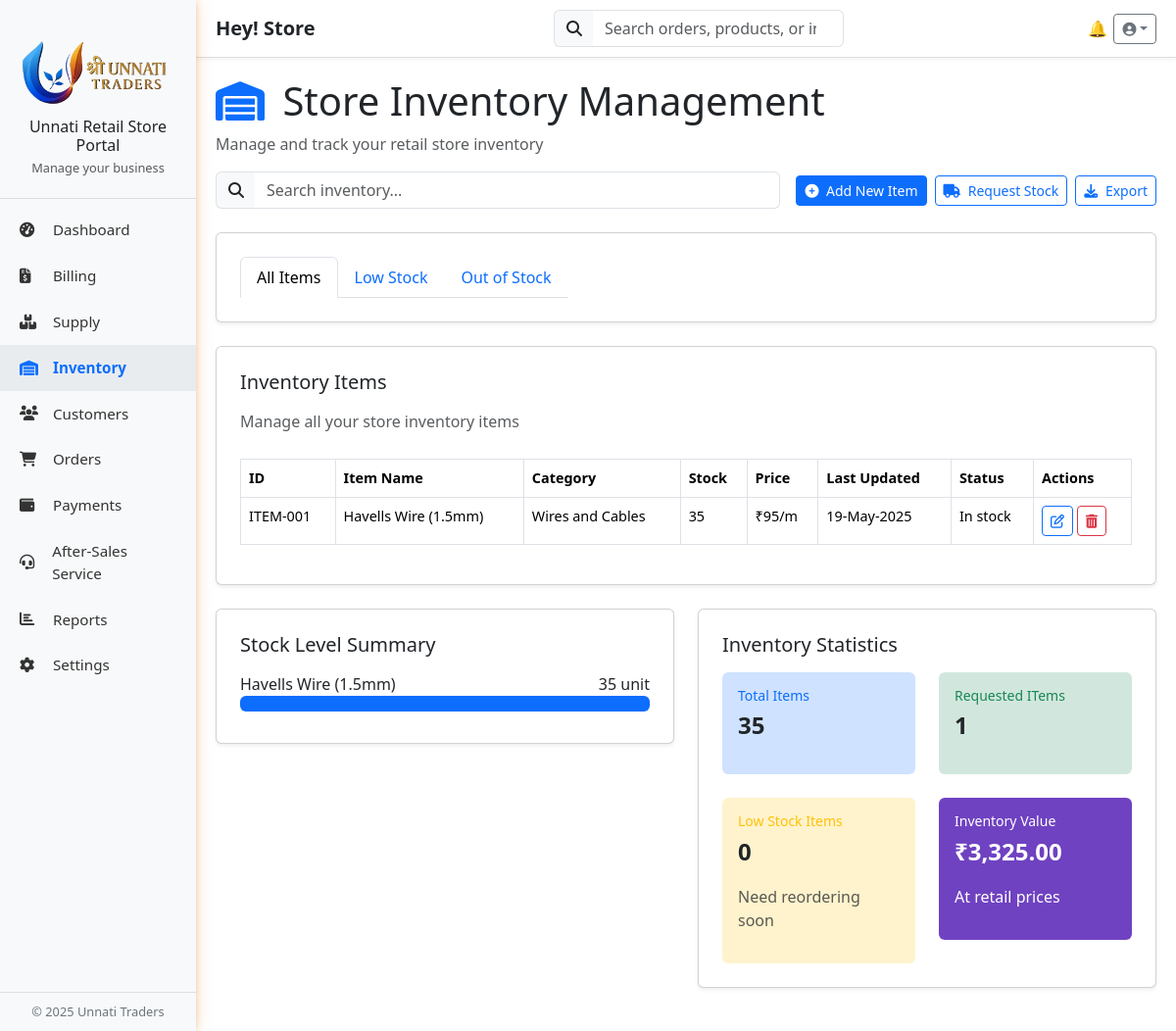
The app's page /Dashboard/Retail_Store/store_dashboard.php?page=inventory (signed in) with its own data.
### tables this page shows
CREATE TABLE `retail_invetory` (
  `Id` varchar(20) NOT NULL,
  `item_name` varchar(50) NOT NULL,
  `category` varchar(50) NOT NULL,
  `stock` int(10) NOT NULL,
  `unit` varchar(10) NOT NULL,
  `price` decimal(10,2) NOT NULL,
  `reorder_point` int(10) NOT NULL,
  `last_updated` date NOT NULL,
  `status` enum('In stock','Low stock','Out of stock') NOT NULL,
  `inventory_of` varchar(50) NOT NULL
);

### Dashboard/Retail_Store/inventory.php (the view, shortened to what this page needs)
<?php
include '../../_conn.php';
$user_name = $_SESSION['user_name'];
$tab = isset($_GET['tab']) && in_array($_GET['tab'], ['all', 'low', 'out']) ? $_GET['tab'] : 'all';
?>
<div class="main-content">
    <h1><i class="fas fa-warehouse text-primary me-2"></i> Store Inventory Management</h1>
    <p class="text-muted">Manage and track your retail store inventory</p>
    <div class="d-flex flex-column flex-md-row gap-3 align-items-md-center justify-content-between mb-4">
        <div class="flex-grow-1">
            <div class="input-group">
                <span class="input-group-text bg-light border-end-0"><i class="fas fa-search"></i></span>
                <input type="text" id="searchInput" class="form-control border-start-0"
                    placeholder="Search inventory...">
            </div>
        </div>
        <div class="d-flex flex-wrap gap-2">
            <button type="submit" class="btn btn-primary btn-sm" data-bs-toggle="modal" data-bs-target="#addItem">
                <i class="fas fa-plus-circle me-1"></i> Add New Item
            </button>
            <button type="submit" class="btn btn-outline-primary btn-sm" data-bs-toggle="modal"
                data-bs-target="#requestStock">
                <i class="fas fa-truck me-1"></i> Request Stock
            </button>
            <button type="submit" class="btn btn-outline-primary btn-sm" onclick="exportTableToCSV()" >
                <i class="fas fa-download me-1"></i> Export
            </button>
        </div>
    </div>
    <div class="card card-border shadow-sm mb-4">
        <div class="card-body p-4">
            <div class="d-flex flex-column flex-md-row justify-content-between align-items-md-center">
                <ul class="nav nav-tabs mb-3 mb-md-0">
                    <li class="nav-item">
                        <a href="?page=inventory&tab=all"
                            class="nav-link <?php echo $tab === 'all' ? 'active' : ''; ?>">All Items</a>
                    </li>
                    <li class="nav-item">
                        <a href="?page=inventory&tab=low"
                            class="nav-link <?php echo $tab === 'low' ? 'active' : ''; ?>">Low Stock</a>
                    </li>
                    <li class="nav-item">
                        <a href="?page=inventory&tab=out"
                            class="nav-link <?php echo $tab === 'out' ? 'active' : ''; ?>">Out of Stock</a>
                    </li>
                </ul>
            </div>
        </div>
    </div>
    <?php if ($tab === 'all'): ?>
        <div class="card card-border shadow-sm mb-4">
            <div class="card-body p-4">
                <h5 class="mb-3">Inventory Items</h5>
                <p class="text-muted mb-3">Manage all your store inventory items</p>
                <div class="table-responsive">
                    <table class="table table-bordered table-hover" id="supplyTable">
                        <thead>
                            <tr>
                                <th>ID</th>
                                <th>Item Name</th>
                                <th>Category</th>
                                <th>Stock</th>
                                <th>Price</th>
                                <th>Last Updated</th>
                                <th>Status</th>
                                <th>Actions</th>
                            </tr>
                        </thead>
                        <tbody>
                            <?php
                            $result = $conn->query("SELECT * FROM retail_invetory WHERE inventory_of = '$user_name' ORDER BY Id DESC");
                            if ($result->num_rows > 0) {
                                while ($row = $result->fetch_assoc()) {
                                    echo "<tr>";
                                    echo "<td>" . htmlspecialchars($row['Id']) . "</td>";
                                    echo "<td>" . htmlspecialchars($row['item_name']) . "</td>";
                                    echo "<td>" . htmlspecialchars($row['category']) . "</td>";
                                    echo "<td>" . htmlspecialchars($row['stock']) . "</td>";
                                    echo "<td>₹" . number_format($row['price']) . "/" . htmlspecialchars($row['unit']) . "</td>";
                                    echo "<td>" . date('d-M-Y', strtotime($row['last_updated'])) . "</td>";
                                    echo "<td>" . htmlspecialchars($row['status']) . "</td>";
                                    echo '<td>
                                            <div>
                                                <button class="btn btn-outline-primary btn-sm"
                                                        data-bs-toggle="modal"
                                                        data-bs-target="#editPriceModal"
                                                        data-id="' . $row['Id'] . '"
                                                        data-name="' . htmlspecialchars($row['item_name']) . '"
                                                        data-price="' . $row['price'] . '">
                                                    <i class="fa-regular fa-pen-to-square"></i>
                                                </button>
                                                <form method="POST" action="store_dashboard.php?page=inventory" style="display:inline;">
                                                    <input type="hidden" name="whatAction" value="deleteItem">
                                                    <input type="hidden" name="itemId" value="' . $row['Id'] . '">
                                                    <button type="submit" class="btn btn-outline-danger btn-sm" onclick="return confirm(\'Are you sure you want to delete this item?\')">
                                                        <i class="fa-solid fa-trash-can"></i>
                                                    </button>
                                                </form>
                                            </div>
                                        </td>';
                                    echo "</tr>";
                                }
                            } else {
                                echo "<tr><td colspan='8' class='text-center'>No transactions found</td></tr>";
                            }
                            ?>
                        </tbody>
                    </table>
                </div>
            </div>
        </div>
    <?php endif; ?>
    <div class="row row-cols-1 row-cols-lg-2 g-4 mb-4">
        <div class="col">
            <div class="card card-border shadow-sm">
                <div class="card-body p-4">
                    <h5 class="mb-3">Stock Level Summary</h5>
                    <div class="space-y-4">
                        <?php
                        $sql = "SELECT item_name, stock, reorder_point FROM retail_invetory WHERE inventory_of = ?";
                        $stmt = $conn->prepare($sql);
                        $stmt->bind_param("s", $user_name);
                        $stmt->execute();
                        $result = $stmt->get_result();
                        while ($row = $result->fetch_assoc()) {
                            $itemName = htmlspecialchars($row['item_name']);
                            $stock = (int) $row['stock'];
                            $reorderPoint = (int) $row['reorder_point'];
                            $maxStock = max($reorderPoint * 2, 1);
                            $percentage = min(100, ($stock / $maxStock) * 100);
                            ?>
                            <div class="mb-2">
                                <div class="d-flex justify-content-between">
                                    <span class="stock-label"><?= $itemName ?></span>
                                    <span class="stock-count"><?= $stock ?> unit</span>
                                </div>
                                <div class="progress bg-light">
                                    <div class="progress-bar bg-primary" style="width: <?= $percentage ?>%"></div>
                                </div>
                            </div>
                            <?php
                        }
                        ?>
                    </div>
                </div>
            </div>
        </div>
        <?php
        $sqlTotalItems = "SELECT SUM(stock) AS total FROM retail_invetory WHERE inventory_of = ?";
        $stmt1 = $conn->prepare($sqlTotalItems);
        $stmt1->bind_param("s", $user_name);
        $stmt1->execute();
        $result1 = $stmt1->get_result()->fetch_assoc();
        $totalItems = $result1['total'];
        $sqlLowStock = "SELECT COUNT(*) AS lowStock FROM retail_invetory WHERE inventory_of = ? AND stock <= reorder_point";
        $stmt2 = $conn->prepare($sqlLowStock);
        $stmt2->bind_param("s", $user_name);
        $stmt2->execute();
        $result2 = $stmt2->get_result()->fetch_assoc();
        $lowStockItems = $result2['lowStock'];
        $sqlTransit = "SELECT COUNT(*) AS transit FROM retail_store_stock_request WHERE requested_by = ? AND status = 'Ordered'";
        $stmt3 = $conn->prepare($sqlTransit);
        $stmt3->bind_param("s", $user_name);
        $stmt3->execute();
        $result3 = $stmt3->get_result()->fetch_assoc();
        $itemsInTransit = $result3['transit'];
        $sqlValue = "SELECT SUM(stock * price) AS totalValue FROM retail_invetory WHERE inventory_of = ?";
        $stmt4 = $conn->prepare($sqlValue);
        $stmt4->bind_param("s", $user_name);
        $stmt4->execute();
        $result4 = $stmt4->get_result()->fetch_assoc();
        $inventoryValue = number_format($result4['totalValue'], 2);
        $inventory_stats = [
            'totalItems' => $totalItems,
            'lowStockItems' => $lowStockItems,
            'itemsInTransit' => $itemsInTransit,
            'inventoryValue' => '₹' . $inventoryValue,
        ];
        ?>
        <div class="col">
            <div class="card card-border shadow-sm">
                <div class="card-body p-4">
                    <h5 class="mb-3">Inventory Statistics</h5>
                    <div class="row row-cols-1 row-cols-md-2 g-4">
                        <div class="col">
                            <div class="bg-primary-subtle p-3 rounded">
                                <h6 class="text-primary text-sm font-medium mb-1">Total Items</h6>
                                <p class="fs-4 font-bold">
                                    <?php echo htmlspecialchars($inventory_stats['totalItems']); ?>
                                </p>
                            </div>
                        </div>
                        <div class="col">
                            <div class="bg-success-subtle p-3 rounded">
                                <h6 class="text-success text-sm font-medium mb-1">Requested ITems</h6>
                                <p class="fs-4 font-bold">
                                    <?php echo htmlspecialchars($inventory_stats['itemsInTransit']); ?>
                                </p>
                            </div>
                        </div>
                        <div class="col">
                            <div class="bg-warning-subtle p-3 rounded">
                                <h6 class="text-warning text-sm font-medium mb-1">Low Stock Items</h6>
                                <p class="fs-4 font-bold">
                                    <?php echo htmlspecialchars($inventory_stats['lowStockItems']); ?>
                                </p>
                                <p class="text-xs text-muted mt-1">Need reordering soon</p>
                            </div>
                        </div>
                        <div class="col">
                            <div class="bg-purple-subtle p-3 rounded">
                                <h6 class="text-sm font-medium mb-1">Inventory Value</h6>
                                <p class="fs-4 font-bold">
                                    <?php echo htmlspecialchars($inventory_stats['inventoryValue']); ?>
                                </p>
                                <p class="text-xs mt-1">At retail prices</p>
                            </div>
                        </div>
                    </div>
                </div>
            </div>
        </div>
    </div>
</div>

### public/css/styles.css (style rules this page uses)
body { font-family: sans-serif; margin: 0; padding: 0; box-sizing: border-box; color: #333; background-color: #f8f9fa; overflow-x: hidden; }
.card-border { border-radius: 0.5rem; border-top: none; border-right: none; border-bottom: none; }
table { width: 100%; border-collapse: collapse; margin-top: 10px; }
th, td { padding: 10px; border: 1px solid #ddd; text-align: left; font-size: 0.9rem; }

### Dashboard/Retail_Store/inventory.php (style rules this page uses)
.text-sm { font-size: 0.875rem; }
.fs-4 { font-size: 1.5rem; }
.font-medium { font-weight: 500; }
.font-bold { font-weight: 700; }
.bg-purple-subtle { background-color: #6f42c1 !important; color: #fff; }

### records on screen
retail_invetory: Id "ITEM-001", item_name "Havells Wire (1.5mm)", category "Wires and Cables", stock "35", price "95", unit "m", last_updated "19-May-2025", status "In stock", reorder_point 5 (drawn)

### other values on screen
$_SESSION['user_name'] "Store"
$inventory_stats['totalItems'] "35"
$inventory_stats['itemsInTransit'] "1"
$inventory_stats['lowStockItems'] "0"
$inventory_stats['inventoryValue'] "₹3,325.00"
